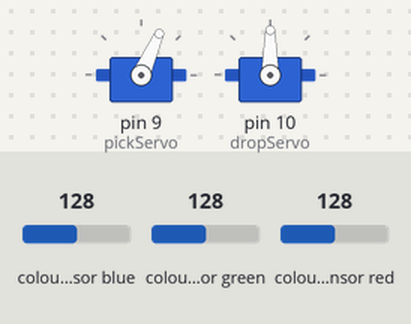
Bench run of a sketch on a simulated Arduino Uno, built with avr-gcc and run on an emulated ATmega328P. Shown: 2 × servo. Wiring (inferred from the names in the program): TCS3200 colour sensor: output pin 8; S2 pin 7; S3 pin 6; S0 pin 4; S1 pin 5. Inputs (shaded band) come from the test bench; at power-on: colour sensor red 128, colour sensor blue 128, colour sensor green 128. What the sketch prints to the serial monitor is not drawn.

Above: at 4.2 s.
4.3 s: colour sensor red set to 134
At 7.2 s:
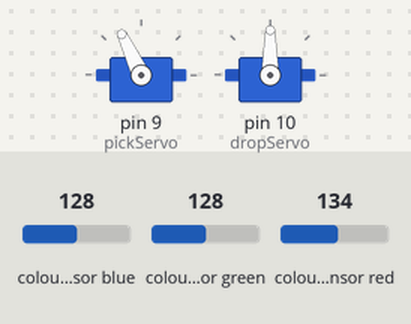
7.3 s: colour sensor red set to 140
At 10.7 s:
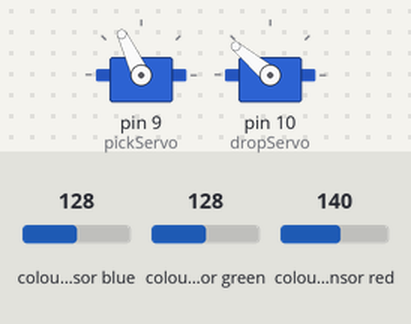
At 11.7 s:
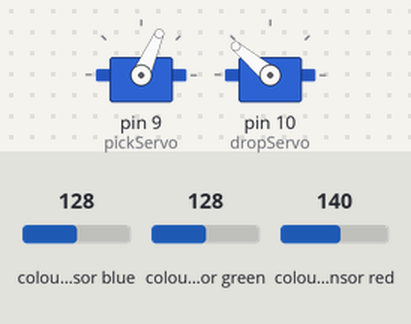
Timing chart, 0 to 62.8 s (numbered marks = the images above; inputs shaded):
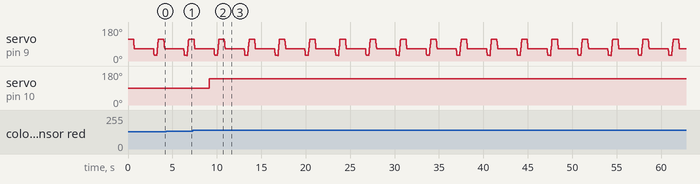

The sketch:

sketch_feb17b.ino
```cpp
#include <Servo.h>

Servo pickServo;

//
Servo dropServo;


#define S0 4

#define S1 5

#define S2 7

#define S3 6

#define sensorOut 8

int frequency = 0;

int color=0;


int detectColor() {

  // activating red photodiodes to read

  digitalWrite(S2, LOW);

  digitalWrite(S3, LOW);

  frequency = pulseIn(sensorOut, LOW);

  int R = frequency;

  Serial.print("Red = ");

  Serial.print(frequency);//printing RED color frequency

  Serial.print("   ");

  delay(50);


   // activating blue photodiodes to read

  digitalWrite(S2, LOW);

  digitalWrite(S3, HIGH);

  frequency = pulseIn(sensorOut, LOW);

  int B = frequency;

  Serial.print("Blue = ");

  Serial.print(frequency);

  Serial.println("   ");


// activating green photodiodes to read

  digitalWrite(S2, HIGH);

  digitalWrite(S3, HIGH);

  frequency = pulseIn(sensorOut, LOW);

  int G = frequency;

  Serial.print("Green = ");

  Serial.print(frequency);

  Serial.print("   ");

  delay(50);


  delay(50);


//Readings are different for different setup

//change the readings according your project and readings detected

  if(R<22 & R>20 & G<29 & G>27){

    color = 1; // Red

    Serial.print("Detected Color is = ");

    Serial.println("RED");

  }

  if(G<25 & G>22 & B<22 &B>19){

    color = 2; // Orange

      Serial.println("Orange  ");

  }

  if(R<21 & R>20 & G<28 & G>25){

    color = 3; // Green

      Serial.print("Detected Color is = ");

    Serial.println("GREEN");

  }

  if(R<38 & R>24 & G<44 & G>30){

    color = 4; // Yellow

       Serial.print("Detected Color is = ");

    Serial.println("YELLOW");

  }

  if (G<29 & G>27 & B<22 &B>19){

    color = 5; // Blue

     Serial.print("Detected Color is = ");

    Serial.println("BLUE");

  }

  return color;

}


void setup() {

  pinMode(S0, OUTPUT);

  pinMode(S1, OUTPUT);

  pinMode(S2, OUTPUT);

  pinMode(S3, OUTPUT);

  pinMode(sensorOut, INPUT);


  //frequency-scaling to 20% selected

  digitalWrite(S0, LOW);

  digitalWrite(S1, HIGH);


  pickServo.attach(9);

  dropServo.attach(10);


  Serial.begin(9600);

}


void loop() {

  //initial position of servo motor

  pickServo.write(115);

  delay(600);


  for(int i = 115; i > 65; i--) {

    pickServo.write(i);

    delay(2);

  }

  delay(500);

  //read color values by calling function. save the values for conclusion in variable

  color = detectColor();

  delay(1000);


  switch (color) {

    case 1:

    dropServo.write(50);


    break;


    case 2:

    dropServo.write(80);

    break;


    case 3:

    dropServo.write(110);

    break;


    case 4:

    dropServo.write(140);

    break;


    case 5:

    dropServo.write(170);

    break;


    case 0:

    break;

  }

  delay(500);


  for(int i = 65; i > 29; i--) {

    pickServo.write(i);

    delay(2);

  }

  delay(300);


  for(int i = 29; i < 115; i++) {

    pickServo.write(i);

    delay(2);

  }

  color=0;

}
```

Measured:
- the behaviour switches between 136 and 137 on colour sensor red (found by bisection; images 1 and 2)
- after the input at 7.3 s, servo on pin 10 (dropServo): 90° → 140° after 1.9 s
